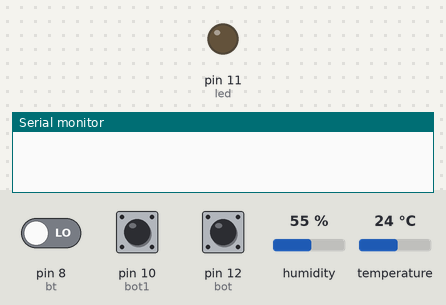
Bench run of a sketch on a simulated Arduino Uno, built with avr-gcc and run on an emulated ATmega328P. On the bench: output pins drawn as LEDs (lit = HIGH), the last lines printed to the serial monitor. Inputs (shaded band) come from the test bench; at power-on: pin 12 (bot) LOW, pin 8 (bt) LOW, pin 10 (bot1) LOW, humidity 55 %, temperature 24 °C.

Above: at 1.2 s.
1.3 s: pin 12 (bot) pulled HIGH for 0.15 s
At 1.9 s:
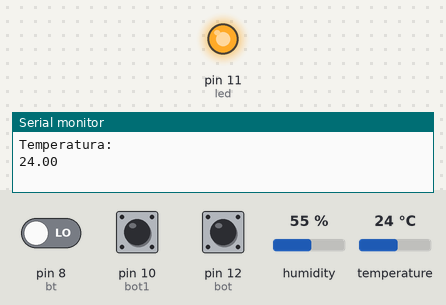
8.3 s: pin 12 (bot) pulled HIGH for 1 s
At 10.8 s:
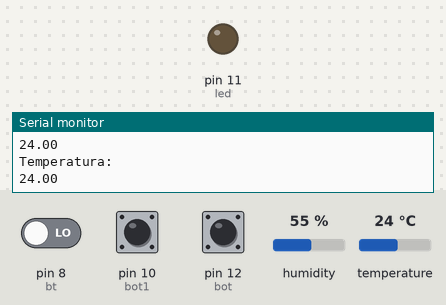
14.3 s: pin 12 (bot) pulled HIGH for 3.2 s
At 15.4 s:
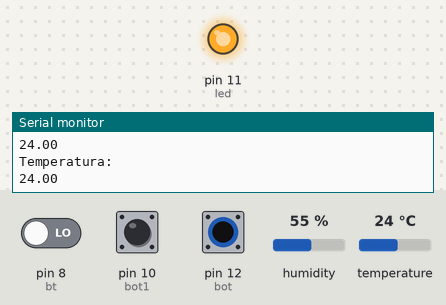
Timing chart, 0 to 19.8 s (numbered marks = the images above; inputs shaded):
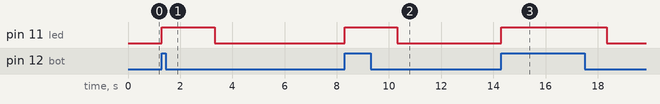

The sketch:

Final.ino
```cpp
#include <DHT.h>
#define DHTTYPE DHT11

DHT dht(13, DHTTYPE);
int bot = 12;
int bot1 = 10;
int led1 = 9;
int led = 11;
int bt = 8;

void setup() {
  pinMode(bt, INPUT);
  pinMode(bot, INPUT);
  pinMode(led, OUTPUT);
  pinMode(13, INPUT);
  Serial.begin(9600);
  dht.begin();
}

void loop() {
  float h = dht.readHumidity();
  float t = dht.readTemperature();
  float f = dht.readTemperature(true);

  if (digitalRead(bot) == HIGH){
    digitalWrite(led, HIGH);
    Serial.println("Temperatura:");
    Serial.println(t);
    delay(2000);
  }else{
    digitalWrite(led, LOW);
  }
  if (digitalRead(bot1) == HIGH){
    digitalWrite(led1, HIGH);
    Serial.println("Humedad:");
    Serial.println(h);
    delay(2000);
  }else{
    digitalWrite(led1, LOW);
  }
  if (digitalRead(bt) == HIGH){
    Serial.println("Temperatura:");
    Serial.println(t);
    Serial.println("Humedad:");
    Serial.println(h);
    delay(2000);
  }
}
```

Measured:
- after the input at 1.3 s, pin 11 (led): LOW → HIGH at once, → LOW 2.0 s later
- after the input at 8.3 s, pin 11 (led): LOW → HIGH at once, → LOW 2.0 s later
- after the input at 14.3 s, pin 11 (led): LOW → HIGH at once, → LOW 4.0 s later
